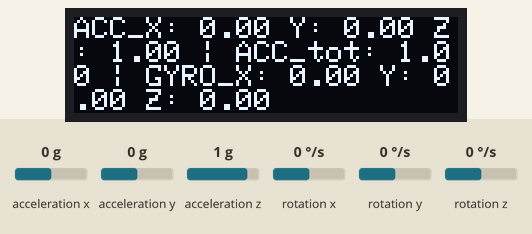
A sketch run on a simulated ESP32. Shown: 128×32 one-colour display. The test bench sets the inputs (shaded band); at power-on: acceleration x 0 g, acceleration y 0 g, acceleration z 1 g, rotation x 0 °/s, rotation y 0 °/s, rotation z 0 °/s. What the sketch prints to the serial monitor is not drawn.

Above: at 4.2 s.
4.3 s: acceleration x set to -1.4 g
At 4.8 s:
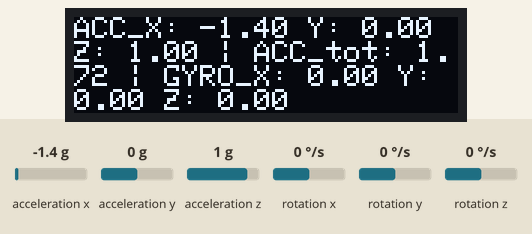
5.8 s: acceleration y set to -1.4 g
At 7.0 s:
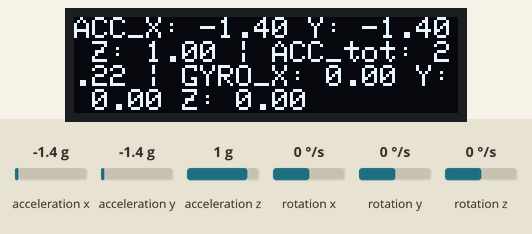
7.3 s: acceleration z set to -1.4 g
At 8.0 s:
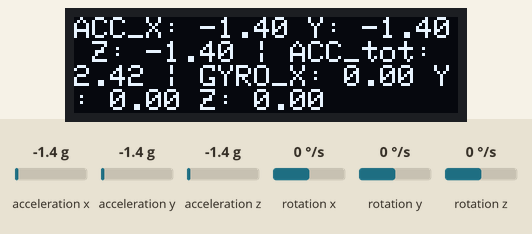
8.8 s: rotation x set to -192 °/s
At 10.0 s:
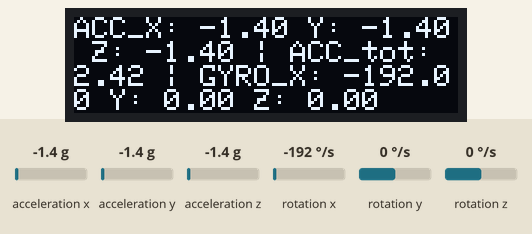
10.3 s: rotation y set to -192 °/s
At 11.1 s:
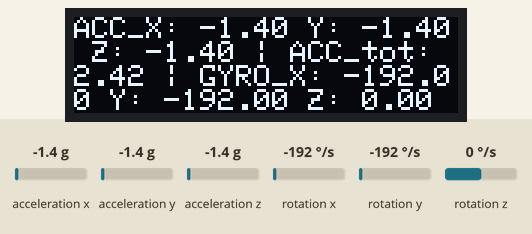
11.8 s: rotation z set to -192 °/s
At 12.2 s:
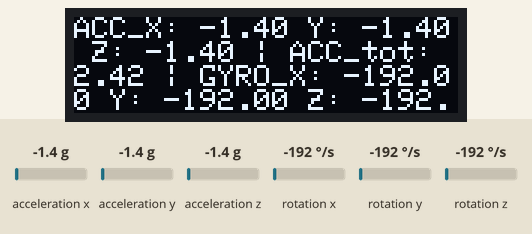
Timing chart, 0 to 14.3 s (numbered marks = the images above; inputs shaded):
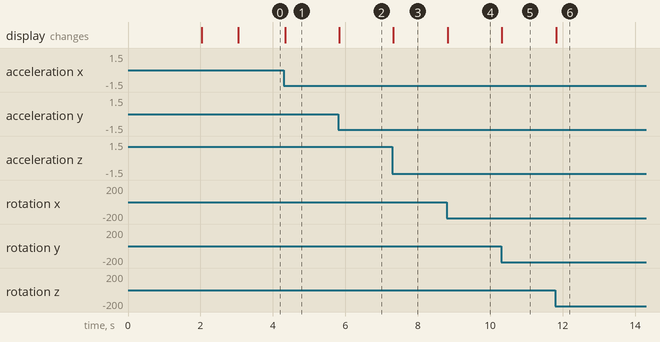

Measured:
- after the input at 4.3 s, the display: changes at once (image 1)
- after the input at 5.8 s, the display: changes at once (image 2)
- after the input at 7.3 s, the display: changes at once (image 3)
- after the input at 8.8 s, the display: changes at once (image 4)
- after the input at 10.3 s, the display: changes at once (image 5)
- after the input at 11.8 s, the display: changes at once (image 6)

The sketch:

AccGyroSensor.ino
```cpp
#include <Wire.h>
#include <MPU6050_light.h>
#include <Adafruit_GFX.h>     // Core graphics
#include <Adafruit_SSD1306.h> // OLED display

MPU6050 mpu(Wire);

// === OLED display ===
#define SCREEN_WIDTH 128
#define SCREEN_HEIGHT 32
#define OLED_RESET -1
Adafruit_SSD1306 display(SCREEN_WIDTH, SCREEN_HEIGHT, &Wire, OLED_RESET);

const float ACC_THRESHOLD = 0.05;   // variazione minima di accelerazione (g) per movimento
const float GYRO_THRESHOLD = 20.0;

unsigned long timer = 0;

void setup() {
  Wire.begin(21, 22);
  Serial.begin(115200);

  // Inizializza MPU6050
  byte status = mpu.begin();
  if (status != 0) {
    Serial.println("MPU non trovato!");
    while(1);
  }
  Serial.print(F("MPU6050 status: ")); Serial.println(status);
  while(status!=0){ } // stop everything if could not connect to MPU6050

  Serial.println(F("Calculating offsets, do not move MPU6050"));
  delay(1000);
  mpu.calcOffsets(true,true); // gyro and accelero

  if(!display.begin(SSD1306_SWITCHCAPVCC, 0x3C)) {
    Serial.println(F("OLED error"));
    for(;;);
  }
  Serial.println("OLED initialized");
  display.clearDisplay();
  display.setTextSize(1);
  display.setTextColor(SSD1306_WHITE);
  display.setCursor(0,0);
  display.println("OLED ready");
  display.println("MPU6050 ready");


  Serial.println("Done!\n");
  delay(1000);
}

void loop() {
  mpu.update();
  display.clearDisplay();
  display.setCursor(0,0);

  float acc_tot = sqrt(mpu.getAccX()*mpu.getAccX() +
                       mpu.getAccY()*mpu.getAccY() +
                       mpu.getAccZ()*mpu.getAccZ());

  // Differenza dalla gravità 1g
  float delta_acc = abs(acc_tot - 1.0);

  // Controllo soglia giroscopio
  bool gyro_move = abs(mpu.getGyroX()) > GYRO_THRESHOLD ||
                   abs(mpu.getGyroY()) > GYRO_THRESHOLD ||
                   abs(mpu.getGyroZ()) > GYRO_THRESHOLD;

  // Movimento rilevato
  if (delta_acc > ACC_THRESHOLD || gyro_move) {
    Serial.print("MOVIMENTO! Acc delta: "); Serial.print(delta_acc);
    Serial.print(" GyroX: "); Serial.print(mpu.getGyroX());
    Serial.print(" GyroY: "); Serial.print(mpu.getGyroY());
    Serial.print(" GyroZ: "); Serial.println(mpu.getGyroZ());
  }

  // Stampare sempre per logging
  display.print("ACC_X: "); display.print(mpu.getAccX());
  display.print(" Y: "); display.print(mpu.getAccY());
  display.print(" Z: "); display.print(mpu.getAccZ());
  display.print(" | ACC_tot: "); display.print(acc_tot);
  display.print(" | GYRO_X: "); display.print(mpu.getGyroX());
  display.print(" Y: "); display.print(mpu.getGyroY());
  display.print(" Z: "); display.println(mpu.getGyroZ());
  display.display();
  delay(50);

}
```
